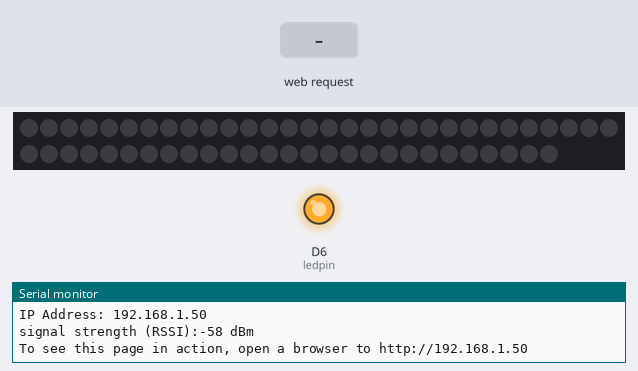
Bench run of a sketch on a simulated Arduino MKR. On the bench: 57 RGB LEDs in strip order, left to right, continuing on the next row, output pins drawn as LEDs (lit = HIGH), the last lines printed to the serial monitor. The inputs (shaded band) are chosen by the test bench. WiFi joins after 1.5 s; servers stay silent unless stated.

Above: at 12.7 s.
12.8 s: HTTP request GET /W received
At 13.5 s:
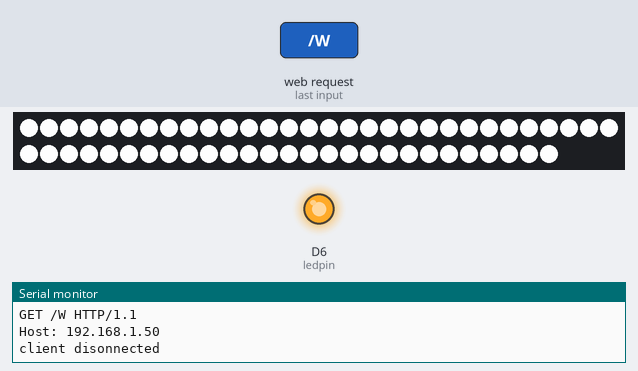
14.4 s: HTTP request GET /D received
At 16.0 s:
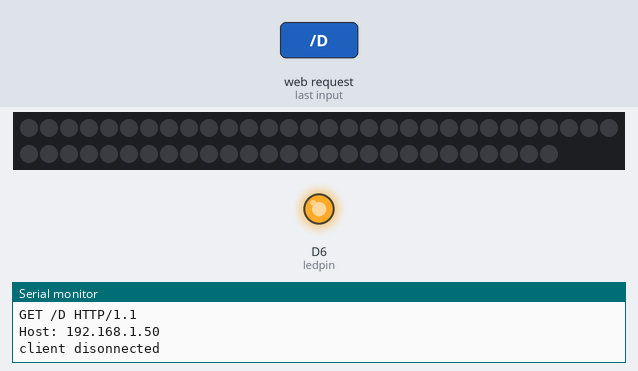
Timing chart, 0 to 17.5 s (numbered marks = the images above; inputs shaded):
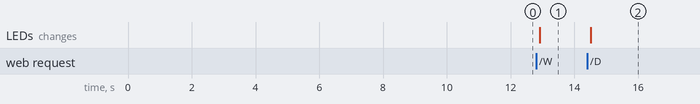

The sketch:

sketch_may06a.ino
````````cpp
#include <WiFi101.h>
#include <WiFiClient.h>
#include <WiFiServer.h>
#include <WiFiSSLClient.h>
#include <WiFiUdp.h>
#include <SPI.h>
#include <Adafruit_NeoPixel.h>
#ifdef __AVR__
  #include <avr/power.h>
#endif

#define PIXEL_PIN      7    // Data Pin of Led strip
#define PIXEL_COUNT    57   // Number of LEDs in the strip
#define BRIGHTNESS   250   // use 96 for medium brightness
#define SPEED         0  // Speed of each Color Transition (in ms)
#define IMMEDIATELY    0    // Transition happen instantly
#define RAINBOW_SPEED  50    // Rainbow Transition speed
Adafruit_NeoPixel strip = Adafruit_NeoPixel(PIXEL_COUNT, PIXEL_PIN, NEO_GRB + NEO_KHZ800);
bool offOld = LOW;
bool WhiteOld = LOW;
bool RedOld = LOW;
bool GreenOld = LOW;
bool BlueOld = LOW;
bool TopazOld = LOW;
bool LilacOld = LOW;
bool RainbowOld = LOW;
bool rgbOld = LOW;
int  showType = 0;
boolean reading = false;
String myStr;
int redVal, greenVal, blueVal;

char ssid[] = "TerryOP6"; //  your network SSID (name)
char pass[] = "19950727"; // your network password
int keyIndex = 0;                 // your network key Index number (needed only for WEP)
int ledpin = 6;
bool val = true;

int status = WL_IDLE_STATUS;
WiFiServer server(80);

void setup() {
  Serial.begin(9600);      // initialize serial communication
  Serial.print("Start Serial ");
  strip.setBrightness(BRIGHTNESS);
  strip.begin();
  strip.show();
  pinMode(ledpin, OUTPUT);      // set the LED pin mode
  // Check for the presence of the shield
  Serial.print("WiFi101 shield: ");
  if (WiFi.status() == WL_NO_SHIELD) {
    Serial.println("NOT PRESENT");
    return; // don't continue
  }
  Serial.println("DETECTED");
  // attempt to connect to Wifi network:
  while ( status != WL_CONNECTED) {
    digitalWrite(ledpin, LOW);
    Serial.print("Attempting to connect to Network named: ");
    Serial.println(ssid);                   // print the network name (SSID);
    digitalWrite(ledpin, HIGH);
    // Connect to WPA/WPA2 network. Change this line if using open or WEP network:
    status = WiFi.begin(ssid, pass);
    // wait 10 seconds for connection:
    delay(10000);
  }
  server.begin();                           // start the web server on port 80
  printWifiStatus();                        // you're connected now, so print out the status
  digitalWrite(ledpin, HIGH);
}

void setcolour(int r, int g, int b)
{
  colorWipe(strip.Color(r, g, b), SPEED);
}

void colorWipe(uint32_t c, uint8_t wait) {
  for(uint16_t i=0; i<strip.numPixels(); i++) {
    strip.setPixelColor(i, c);
    strip.show();
    delay(wait);
  }
}

void loop() {
  WiFiClient client = server.available();   // listen for incoming clients
  if (client) {                             // if you get a client,
    Serial.println("new client");           // print a message out the serial port
    String currentLine = "";                // make a String to hold incoming data from the client
    while (client.connected()) {            // loop while the client's connected
      if (client.available()) {             // if there's bytes to read from the client,
        char c = client.read();             // read a byte, then
        Serial.write(c);                    // print it out the serial monitor
        if (c == '\n') {                    // if the byte is a newline character
          // if the current line is blank, you got two newline characters in a row.
          // that's the end of the client HTTP request, so send a response:
          if (currentLine.length() == 0) {
            // HTTP headers always start with a response code (e.g. HTTP/1.1 200 OK)
            // and a content-type so the client knows what's coming, then a blank line:
            client.println("HTTP/1.1 200 OK");
            client.println("Content-type:text/html");
            client.println();
            // the content of the HTTP response follows the header:
            client.print("<a href=\"/W\">on</a>    <br>");
            client.print("<a href=\"/D\">off</a>    <br>");
            // The HTTP response ends with another blank line:
            client.println();
            // break out of the while loop:
            //form added to send data from browser and view received data in serial monitor
            break;
          }
          else {      // if you got a newline, then clear currentLine:
            currentLine = "";
          }
        }
        else if (c != '\r') {    // if you got anything else but a carriage return character,
          currentLine += c;      // add it to the end of the currentLine
        }
        getRGB(currentLine);
        // Check to see if the client request was "GET /H" or "GET /L":
        if (currentLine.endsWith("GET /W")) {
          setcolour(255,255,255);
          getRGB(currentLine);
        }
        if (currentLine.endsWith("GET /D")) {
          setcolour(0,0,0);

        }
      }
    }
    // close the connection:
    client.stop();
    Serial.println("client disonnected");
  }
}
// find the RGB in post lines
 void getRGB(String Lines){
  int r,g,b;
  int x = Lines.indexOf("_light");
  if (x != -1){
      if(Lines.endsWith("_light")){
        //Serial.print("`````get the end of RGB!!!``````` ");
        Serial.print(Lines);
        r = Lines.substring(6,9).toInt();
        g = Lines.substring(10,13).toInt();
        b = Lines.substring(14,17).toInt();
        setcolour(r,g,b);
      }
  }
}
void printWifiStatus() {
  // print the SSID of the network you're attached to:
  Serial.print("SSID: ");
  Serial.println(WiFi.SSID());

  // print your WiFi shield's IP address:
  IPAddress ip = WiFi.localIP();
  Serial.print("IP Address: ");
  Serial.println(ip);

  // print the received signal strength:
  long rssi = WiFi.RSSI();
  Serial.print("signal strength (RSSI):");
  Serial.print(rssi);
  Serial.println(" dBm");
  // print where to go in a browser:
  Serial.print("To see this page in action, open a browser to http://");
  Serial.println(ip);
}
````````

Measured:
- after the input at 12.8 s, the LEDs: change after 0.11 s (image 1)
- after the input at 14.4 s, the LEDs: change after 0.11 s (image 2)
